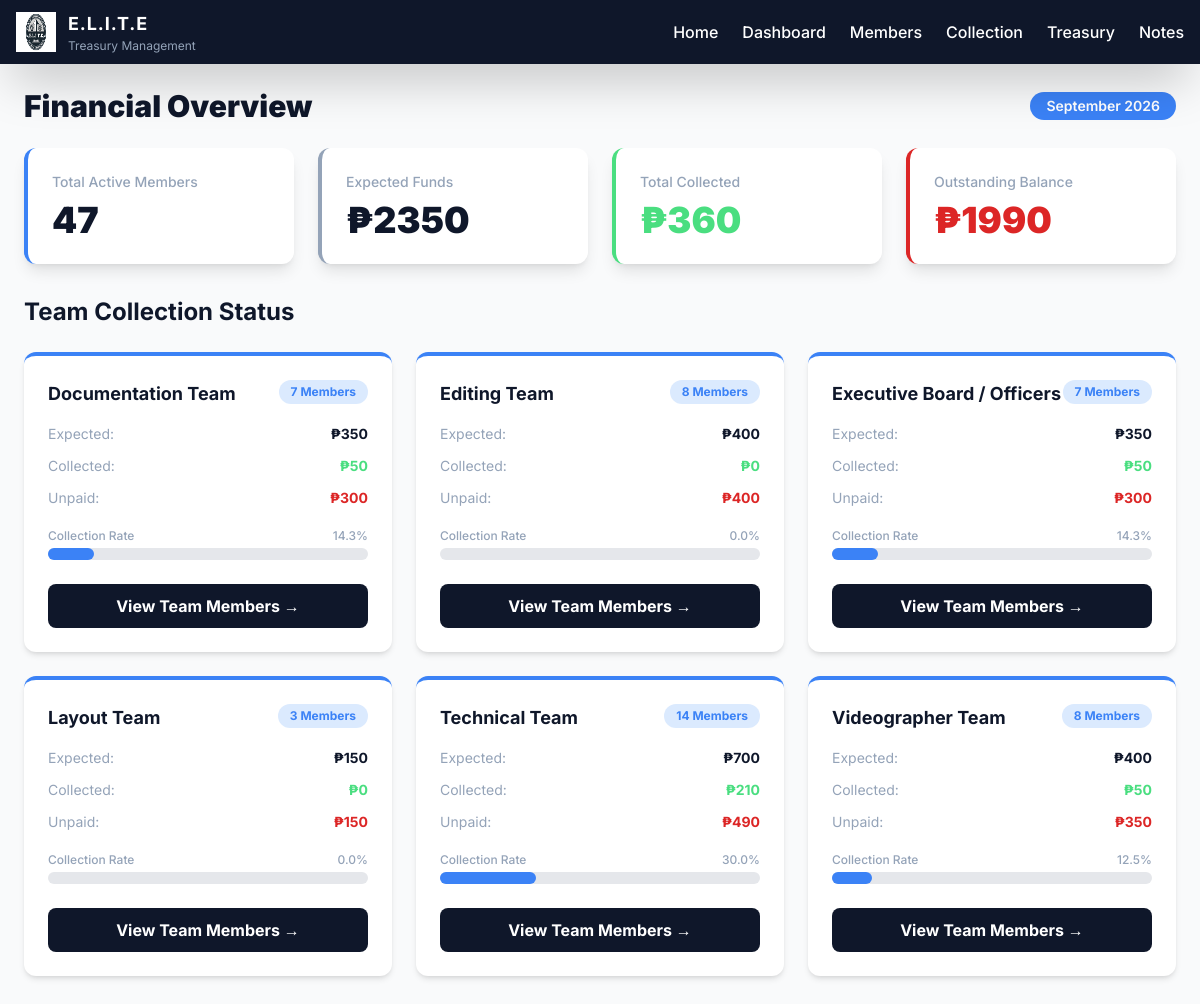
/dashboard/, run on the app's committed database.
### core/models.py (models this page shows, shortened)
class Team(models.Model):
    name = models.CharField(max_length=100, unique=True)

### core/views.py (the view)
# urls.py: path('dashboard/', views.dashboard, name='dashboard'),
def dashboard(request):
    all_teams = Team.objects.all().order_by('name')
    team_stats = []
    total_members = 0
    total_expected = 0
    total_collected = 0
    for team in all_teams:
        members = Member.objects.filter(team=team, status='Active')
        member_count = members.count()
        total_members += member_count
        collected = Contribution.objects.filter(member__team=team).aggregate(Sum('amount'))['amount__sum'] or 0
        expected = member_count * 50
        total_expected += expected
        total_collected += collected
        unpaid = expected - collected
        team_stats.append({
            'team': team,
            'member_count': member_count,
            'expected': expected,
            'collected': collected,
            'unpaid': unpaid,
            'collection_rate': round((collected / expected * 100), 1) if expected > 0 else 0
        })
    total_expenses = Expense.objects.aggregate(Sum('amount'))['amount__sum'] or 0
    current_balance = total_collected - total_expenses
    context = {
        'team_stats': team_stats,
        'total_members': total_members,
        'total_expected': total_expected,
        'total_collected': total_collected,
        'total_unpaid': total_expected - total_collected,
        'total_expenses': total_expenses,
        'current_balance': current_balance,
    }
    return render(request, 'core/dashboard.html', context)

### core/templates/core/dashboard.html (shortened to what this page needs)
{% extends "core/base.html" %}
{% load static %}
{% block content %}
<div class="max-w-7xl mx-auto p-6">
    <div class="flex justify-between items-center mb-6">
        <h2 class="text-3xl font-black text-elite-dark">Financial Overview</h2>
        <span class="bg-elite-blue text-white px-4 py-1 rounded-full text-sm font-semibold">September 2026</span>
    </div>
    <div class="grid grid-cols-1 md:grid-cols-2 lg:grid-cols-4 gap-6 mb-8">
        <div class="bg-white p-6 rounded-xl shadow-lg border-l-4 border-elite-blue card-hover">
            <p class="text-elite-silver text-sm font-medium">Total Active Members</p>
            <p class="text-4xl font-black text-elite-dark mt-2">{{ total_members }}</p>
        </div>
        <div class="bg-white p-6 rounded-xl shadow-lg border-l-4 border-elite-silver card-hover">
            <p class="text-elite-silver text-sm font-medium">Expected Funds</p>
            <p class="text-4xl font-black text-elite-dark mt-2">₱{{ total_expected }}</p>
        </div>
        <div class="bg-white p-6 rounded-xl shadow-lg border-l-4 border-elite-green card-hover">
            <p class="text-elite-silver text-sm font-medium">Total Collected</p>
            <p class="text-4xl font-black text-elite-green mt-2">₱{{ total_collected }}</p>
        </div>
        <div class="bg-white p-6 rounded-xl shadow-lg border-l-4 border-elite-red card-hover">
            <p class="text-elite-silver text-sm font-medium">Outstanding Balance</p>
            <p class="text-4xl font-black text-elite-red mt-2">₱{{ total_unpaid }}</p>
        </div>
    </div>
    <h2 class="text-2xl font-bold text-elite-dark mb-6">Team Collection Status</h2>
    <div class="grid grid-cols-1 md:grid-cols-2 lg:grid-cols-3 xl:grid-cols-4 gap-6">
        {% for stat in team_stats %}
        <div class="bg-white rounded-xl shadow-md hover:shadow-xl transition-all duration-300 p-6 border-t-4 border-elite-blue card-hover">
            <div class="flex justify-between items-start mb-4">
                <h3 class="text-lg font-bold text-elite-dark">{{ stat.team.name }}</h3>
                <span class="bg-blue-100 text-elite-blue text-xs font-bold px-3 py-1 rounded-full">
                    {{ stat.member_count }} Members
                </span>
            </div>
            <div class="space-y-3 text-sm">
                <div class="flex justify-between items-center">
                    <span class="text-elite-silver">Expected:</span>
                    <span class="font-bold text-elite-dark">₱{{ stat.expected }}</span>
                </div>
                <div class="flex justify-between items-center">
                    <span class="text-elite-silver">Collected:</span>
                    <span class="font-bold text-elite-green">₱{{ stat.collected }}</span>
                </div>
                <div class="flex justify-between items-center">
                    <span class="text-elite-silver">Unpaid:</span>
                    <span class="font-bold text-elite-red">₱{{ stat.unpaid }}</span>
                </div>
            </div>
            <div class="mt-5">
                <div class="flex justify-between text-xs text-elite-silver mb-1 font-medium">
                    <span>Collection Rate</span>
                    <span>{{ stat.collection_rate }}%</span>
                </div>
                <div class="w-full bg-gray-200 rounded-full h-3">
                    <div class="bg-elite-blue h-3 rounded-full transition-all duration-500" style="width: {{ stat.collection_rate }}%"></div>
                </div>
            </div>
            <a href="{% url 'member_list' %}?team={{ stat.team.id }}" class="mt-6 block text-center bg-elite-dark hover:bg-elite-slate text-white font-bold py-2.5 px-4 rounded-lg transition">
                View Team Members →
            </a>
        </div>
        {% endfor %}
    </div>
</div>
{% endblock %}

### core/templates/core/base.html (style rules this page uses)
body { font-family: 'Inter', sans-serif; }
.card-hover { transition: all 0.3s ease; }

### data on the page
Team: team.name "Documentation Team", member_count "7", expected "350", collected "50", unpaid "300", collection_rate "14.3"
Team: team.name "Editing Team", member_count "8", expected "400", collected "0", unpaid "400", collection_rate "0.0"
Team: team.name "Executive Board / Officers", member_count "7", expected "350", collected "50", unpaid "300", collection_rate "14.3"
Team: team.name "Layout Team", member_count "3", expected "150", collected "0", unpaid "150", collection_rate "0.0"
Team: team.name "Technical Team", member_count "14", expected "700", collected "210", unpaid "490", collection_rate "30.0"
Team: team.name "Videographer Team", member_count "8", expected "400", collected "50", unpaid "350", collection_rate "12.5"

### other printed values
{{ total_members }} "47"
{{ total_expected }} "2350"
{{ total_collected }} "360"
{{ total_unpaid }} "1990"
